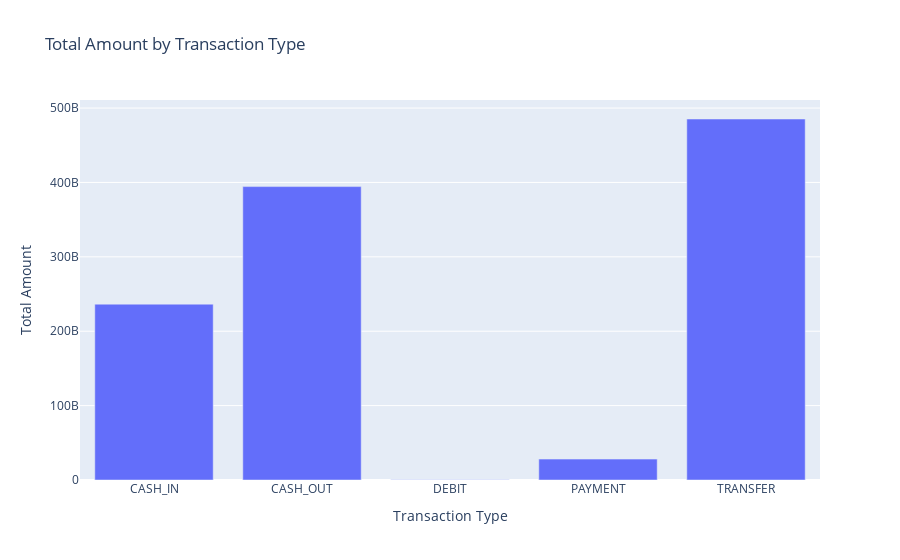

Source (notebook cell):
### Markdown cell above
# **DATA VISUALIZATION**

### Code cell
import plotly.express as px

# Group the data by 'type' and calculate the sum of 'amount' for each type
type_amount_sum = data.groupby('type')['amount'].sum().reset_index()

# Create a bar plot using Plotly
fig = px.bar(type_amount_sum, x='type', y='amount',
             title='Total Amount by Transaction Type',
             labels={'type': 'Transaction Type', 'amount': 'Total Amount'})

# Display the plot
fig.show()

### Figure 1 — Plotly figure (JSON) as saved in the notebook; plotly's stock layout.template omitted (floating-point values rounded to 4 significant figures)
{"data": [{"alignmentgroup": "True", "hovertemplate": "Transaction Type=%{x}<br>Total Amount=%{y}<extra></extra>", "legendgroup": "", "marker": {"color": "#636efa", "pattern": {"shape": ""}}, "name": "", "offsetgroup": "", "orientation": "v", "showlegend": false, "textposition": "auto", "type": "bar", "x": ["CASH_IN", "CASH_OUT", "DEBIT", "PAYMENT", "TRANSFER"], "xaxis": "x", "y": [236400000000.0, 394400000000.0, 227200000.0, 28090000000.0, 485300000000.0], "yaxis": "y"}], "layout": {"barmode": "relative", "legend": {"tracegroupgap": 0}, "title": {"text": "Total Amount by Transaction Type"}, "xaxis": {"anchor": "y", "domain": [0, 1], "title": {"text": "Transaction Type"}}, "yaxis": {"anchor": "x", "domain": [0, 1], "title": {"text": "Total Amount"}}}}
